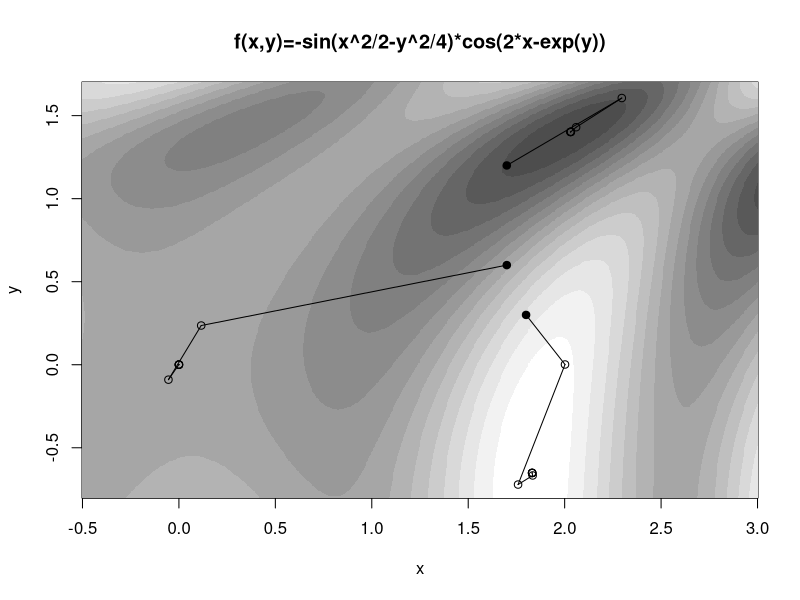

Source code (R):
fmin.nm <- function(f, grad.f, hess.f, x0, tol = 1e-9) {
    x <- x0
    x.old <- x + 2*tol # so while loop executes at least once
    points(x[1], x[2], pch=19)
    while (max(abs(x - x.old)) > tol) {
        x.old <- x
        x <- x - solve(hess.f(x), grad.f(x))
        lines(c(x.old[1], x[1]), c(x.old[2], x[2]))
        points(x[1], x[2])
    }
    return(x)
}

f <- function(x) -sin(x[1]^2/2 - x[2]^2/4)*cos(2*x[1] - exp(x[2]))

gradf <- function(x) {
  a <- x[1]^2/2 - x[2]^2/4
  b <- 2*x[1] - exp(x[2])
  f1 <- -cos(a)*cos(b)*x[1] + sin(a)*sin(b)*2
  f2 <- cos(a)*cos(b)*x[2]/2 - sin(a)*sin(b)*exp(x[2])
  return(c(f1, f2))
}

hessf <- function(x) {
  a <- x[1]^2/2 - x[2]^2/4
  b <- 2*x[1] - exp(x[2])
  h11 <- sin(a)*cos(b)*(4 + x[1]^2) - cos(a)*cos(b) + cos(a)*sin(b)*4*x[1] 
  h12 <- -sin(a)*cos(b)*(x[1]*x[2]/2 + 2*exp(x[2])) - 
      cos(a)*sin(b)*(x[1]*exp(x[2]) + x[2])
  h22 <- sin(a)*cos(b)*(x[2]^2/4 + exp(2*x[2])) + cos(a)*cos(b)/2 + 
      cos(a)*sin(b)*x[2]*exp(x[2]) - sin(a)*sin(b)*exp(x[2])
  return(matrix(c(h11, h12, h12, h22), 2, 2))
}

hess.appx <- function(x, ftn) {
  eps <- 1e-6
  H11 <- (ftn(x+c(eps,0)) - 2*ftn(x) + ftn(x-c(eps,0)))/eps/eps
  H12 <- (ftn(x+c(eps,eps)) - ftn(x+c(0,eps)) - ftn(x+c(eps,0)) + ftn(x))/eps/eps
  H22 <- (ftn(x+c(0,eps)) - 2*ftn(x) + ftn(x-c(0,eps)))/eps/eps
  return(matrix(c(H11, H12, H12, H22), 2, 2))
}

x <- seq(-.5, 3, .005)
y <- seq(-.8, 1.7, .005)
z <- matrix(0, length(x), length(y))
for (i in 1:length(x)) {
  for (j in 1:length(y)) {
    z[i,j] <- f(c(x[i], y[j]))
  }
}
postscript('fmin_nm_fig.ps', width=6, height=6, colormodel='gray')
image(x, y, z, col=gray(seq(.3, 1, .05)),
    main='f(x,y)=-sin(x^2/2-y^2/4)*cos(2*x-exp(y))')
fmin.nm(f, gradf, hessf, c(1.8, 0.3))
fmin.nm(f, gradf, hessf, c(1.7, 0.6))
fmin.nm(f, gradf, hessf, c(1.7, 1.2))
dev.off()
